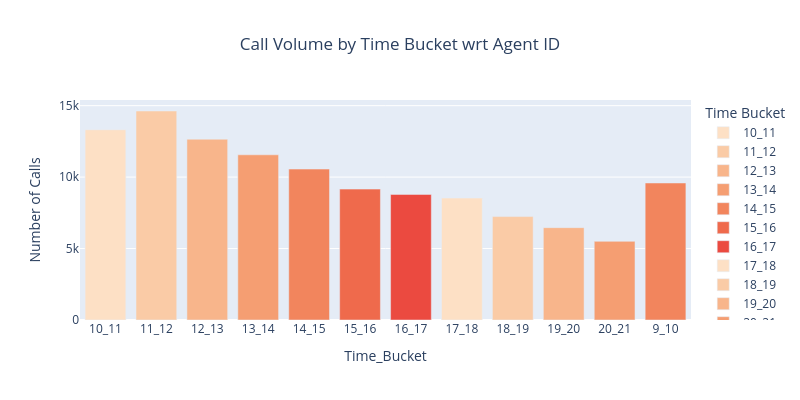

The cell this chart's notebook holds for it:
### Code cell
# Grouping by Time Bucket and counting the number of calls
call_volume = df_cleaned.groupby('Time_Bucket')['Agent_ID'].count().reset_index()

# Creating a bar chart
fig4 = px.bar(call_volume, x='Time_Bucket', y='Agent_ID', 
             title='Call Volume by Time Bucket wrt Agent ID',
             labels={'Agent_ID': 'Number of Calls'},
             color='Time_Bucket',
             color_discrete_sequence=px.colors.sequential.Peach)

fig4.update_layout(
    width=800,  # Adjust the width here
    height=400,  # You can also adjust the height if needed
    title=dict(x=0.5),  # Centering the title
    legend=dict(title="Time Bucket")
)
fig4.show()

### Figure 1 — Plotly figure (JSON) as saved in the notebook; plotly's stock layout.template omitted (floating-point values rounded to 4 significant figures)
{"data": [{"alignmentgroup": "True", "hovertemplate": "Time_Bucket=%{x}<br>Number of Calls=%{y}<extra></extra>", "legendgroup": "10_11", "marker": {"color": "rgb(253, 224, 197)", "pattern": {"shape": ""}}, "name": "10_11", "offsetgroup": "10_11", "orientation": "v", "showlegend": true, "textposition": "auto", "type": "bar", "x": ["10_11"], "xaxis": "x", "y": [13313], "yaxis": "y"}, {"alignmentgroup": "True", "hovertemplate": "Time_Bucket=%{x}<br>Number of Calls=%{y}<extra></extra>", "legendgroup": "11_12", "marker": {"color": "rgb(250, 203, 166)", "pattern": {"shape": ""}}, "name": "11_12", "offsetgroup": "11_12", "orientation": "v", "showlegend": true, "textposition": "auto", "type": "bar", "x": ["11_12"], "xaxis": "x", "y": [14626], "yaxis": "y"}, {"alignmentgroup": "True", "hovertemplate": "Time_Bucket=%{x}<br>Number of Calls=%{y}<extra></extra>", "legendgroup": "12_13", "marker": {"color": "rgb(248, 181, 139)", "pattern": {"shape": ""}}, "name": "12_13", "offsetgroup": "12_13", "orientation": "v", "showlegend": true, "textposition": "auto", "type": "bar", "x": ["12_13"], "xaxis": "x", "y": [12652], "yaxis": "y"}, {"alignmentgroup": "True", "hovertemplate": "Time_Bucket=%{x}<br>Number of Calls=%{y}<extra></extra>", "legendgroup": "13_14", "marker": {"color": "rgb(245, 158, 114)", "pattern": {"shape": ""}}, "name": "13_14", "offsetgroup": "13_14", "orientation": "v", "showlegend": true, "textposition": "auto", "type": "bar", "x": ["13_14"], "xaxis": "x", "y": [11561], "yaxis": "y"}, {"alignmentgroup": "True", "hovertemplate": "Time_Bucket=%{x}<br>Number of Calls=%{y}<extra></extra>", "legendgroup": "14_15", "marker": {"color": "rgb(242, 133, 93)", "pattern": {"shape": ""}}, "name": "14_15", "offsetgroup": "14_15", "orientation": "v", "showlegend": true, "textposition": "auto", "type": "bar", "x": ["14_15"], "xaxis": "x", "y": [10561], "yaxis": "y"}, {"alignmentgroup": "True", "hovertemplate": "Time_Bucket=%{x}<br>Number of Calls=%{y}<extra></extra>", "legendgroup": "15_16", "marker": {"color": "rgb(239, 106, 76)", "pattern": {"shape": ""}}, "name": "15_16", "offsetgroup": "15_16", "orientation": "v", "showlegend": true, "textposition": "auto", "type": "bar", "x": ["15_16"], "xaxis": "x", "y": [9159], "yaxis": "y"}, {"alignmentgroup": "True", "hovertemplate": "Time_Bucket=%{x}<br>Number of Calls=%{y}<extra></extra>", "legendgroup": "16_17", "marker": {"color": "rgb(235, 74, 64)", "pattern": {"shape": ""}}, "name": "16_17", "offsetgroup": "16_17", "orientation": "v", "showlegend": true, "textposition": "auto", "type": "bar", "x": ["16_17"], "xaxis": "x", "y": [8788], "yaxis": "y"}, {"alignmentgroup": "True", "hovertemplate": "Time_Bucket=%{x}<br>Number of Calls=%{y}<extra></extra>", "legendgroup": "17_18", "marker": {"color": "rgb(253, 224, 197)", "pattern": {"shape": ""}}, "name": "17_18", "offsetgroup": "17_18", "orientation": "v", "showlegend": true, "textposition": "auto", "type": "bar", "x": ["17_18"], "xaxis": "x", "y": [8534], "yaxis": "y"}, {"alignmentgroup": "True", "hovertemplate": "Time_Bucket=%{x}<br>Number of Calls=%{y}<extra></extra>", "legendgroup": "18_19", "marker": {"color": "rgb(250, 203, 166)", "pattern": {"shape": ""}}, "name": "18_19", "offsetgroup": "18_19", "orientation": "v", "showlegend": true, "textposition": "auto", "type": "bar", "x": ["18_19"], "xaxis": "x", "y": [7238], "yaxis": "y"}, {"alignmentgroup": "True", "hovertemplate": "Time_Bucket=%{x}<br>Number of Calls=%{y}<extra></extra>", "legendgroup": "19_20", "marker": {"color": "rgb(248, 181, 139)", "pattern": {"shape": ""}}, "name": "19_20", "offsetgroup": "19_20", "orientation": "v", "showlegend": true, "textposition": "auto", "type": "bar", "x": ["19_20"], "xaxis": "x", "y": [6463], "yaxis": "y"}, {"alignmentgroup": "True", "hovertemplate": "Time_Bucket=%{x}<br>Number of Calls=%{y}<extra></extra>", "legendgroup": "20_21", "marker": {"color": "rgb(245, 158, 114)", "pattern": {"shape": ""}}, "name": "20_21", "offsetgroup": "20_21", "orientation": "v", "showlegend": true, "textposition": "auto", "type": "bar", "x": ["20_21"], "xaxis": "x", "y": [5505], "yaxis": "y"}, {"alignmentgroup": "True", "hovertemplate": "Time_Bucket=%{x}<br>Number of Calls=%{y}<extra></extra>", "legendgroup": "9_10", "marker": {"color": "rgb(242, 133, 93)", "pattern": {"shape": ""}}, "name": "9_10", "offsetgroup": "9_10", "orientation": "v", "showlegend": true, "textposition": "auto", "type": "bar", "x": ["9_10"], "xaxis": "x", "y": [9588], "yaxis": "y"}], "layout": {"barmode": "relative", "height": 400, "legend": {"title": {"text": "Time Bucket"}, "tracegroupgap": 0}, "title": {"text": "Call Volume by Time Bucket wrt Agent ID", "x": 0.5}, "width": 800, "xaxis": {"anchor": "y", "autorange": true, "categoryarray": ["10_11", "11_12", "12_13", "13_14", "14_15", "15_16", "16_17", "17_18", "18_19", "19_20", "20_21", "9_10"], "categoryorder": "array", "domain": [0, 1], "range": [-0.5, 11.5], "title": {"text": "Time_Bucket"}, "type": "category"}, "yaxis": {"anchor": "x", "autorange": true, "domain": [0, 1], "range": [0, 15400.0], "title": {"text": "Number of Calls"}, "type": "linear"}}}
